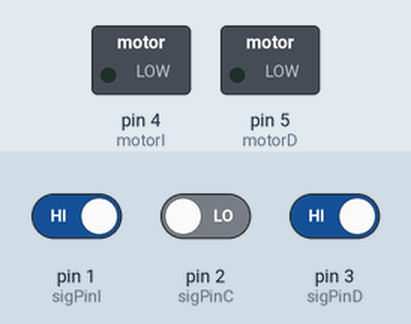
This sketch was run on a simulated Arduino Uno, built with avr-gcc and run on an emulated ATmega328P. On the bench: switched loads named in the sketch (green lamp = pin HIGH). The test bench sets the inputs (shaded band); at power-on: pin 1 (sigPinI) HIGH, pin 3 (sigPinD) HIGH, pin 2 (sigPinC) LOW.

Above: at 1.2 s.
1.3 s: pin 1 (sigPinI) driven LOW
At 2.5 s:
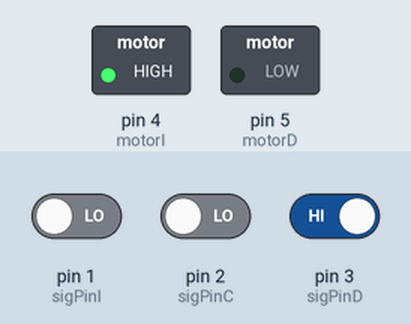
2.8 s: pin 1 (sigPinI) driven HIGH and pin 3 (sigPinD) driven LOW
At 3.8 s:
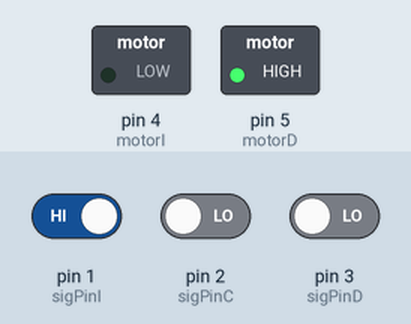
4.3 s: pin 1 (sigPinI) driven LOW and pin 2 (sigPinC) driven HIGH
At 5.0 s:
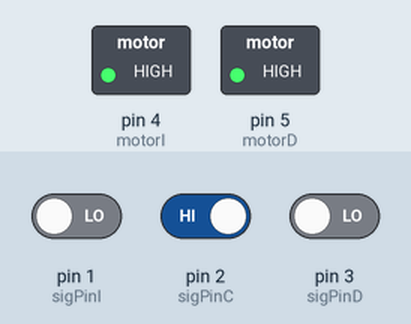
Timing chart, 0 to 7.3 s (numbered marks = the images above; inputs shaded):
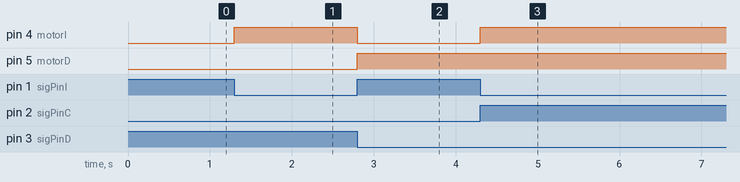

Measured:
- after the input at 1.3 s, pin 4 (motorI): LOW → HIGH at once
- after the input at 2.8 s, pin 4 (motorI): HIGH → LOW at once; pin 5 (motorD): LOW → HIGH at once
- after the input at 4.3 s, pin 4 (motorI): LOW → HIGH at once

The sketch:

_010_albatren_v1.ino
```cpp
int sigPinI = 1;
int sigPinC = 2;
int sigPinD = 3;

int valueI = 0;
int valueC = 0;
int valueD = 0;

int motorI = 4;
int motorD = 5;

void setup(){
  pinMode(sigPinI, INPUT);
  pinMode(sigPinC, INPUT);
  pinMode(sigPinD, INPUT);

  pinMode(motorI, OUTPUT);
  pinMode(motorD, OUTPUT);
}

void loop(){
  valueI = digitalRead(sigPinI);
  valueC = digitalRead(sigPinC);
  valueD = digitalRead(sigPinD); // Read the sensor

  if (valueC == HIGH && valueI == LOW && valueD == LOW) {
    digitalWrite(motorI, HIGH);
    digitalWrite(motorD, HIGH);
  } else if (valueC == LOW && valueI == LOW && valueD == HIGH) {
    digitalWrite(motorI, HIGH);
    digitalWrite(motorD, LOW);
  } else if (valueC == LOW && valueI == HIGH && valueD == LOW) {
    digitalWrite(motorI, LOW);
    digitalWrite(motorD, HIGH);
  } else {
    Serial.println("blanco"); // Write on console
  }
}
```
